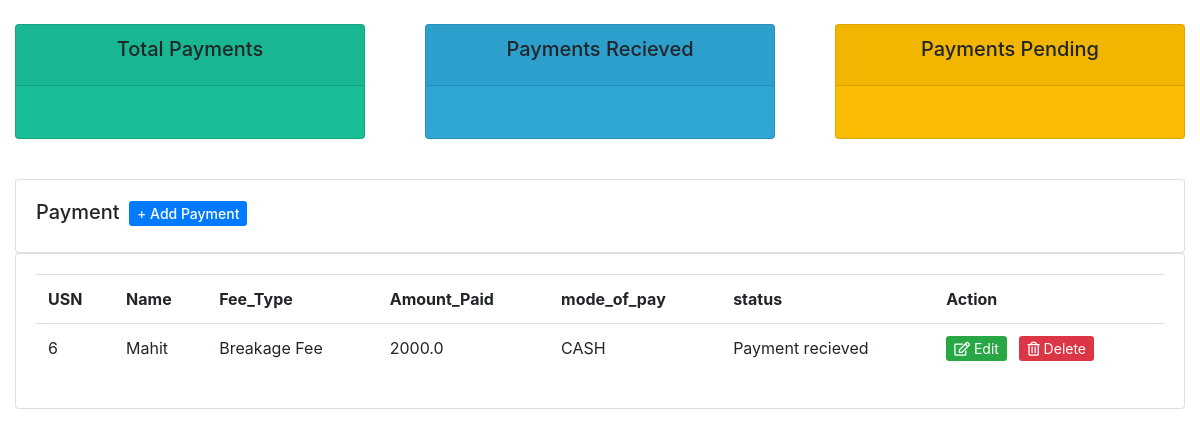
/payment/, run on an earlier commit of the app's database.
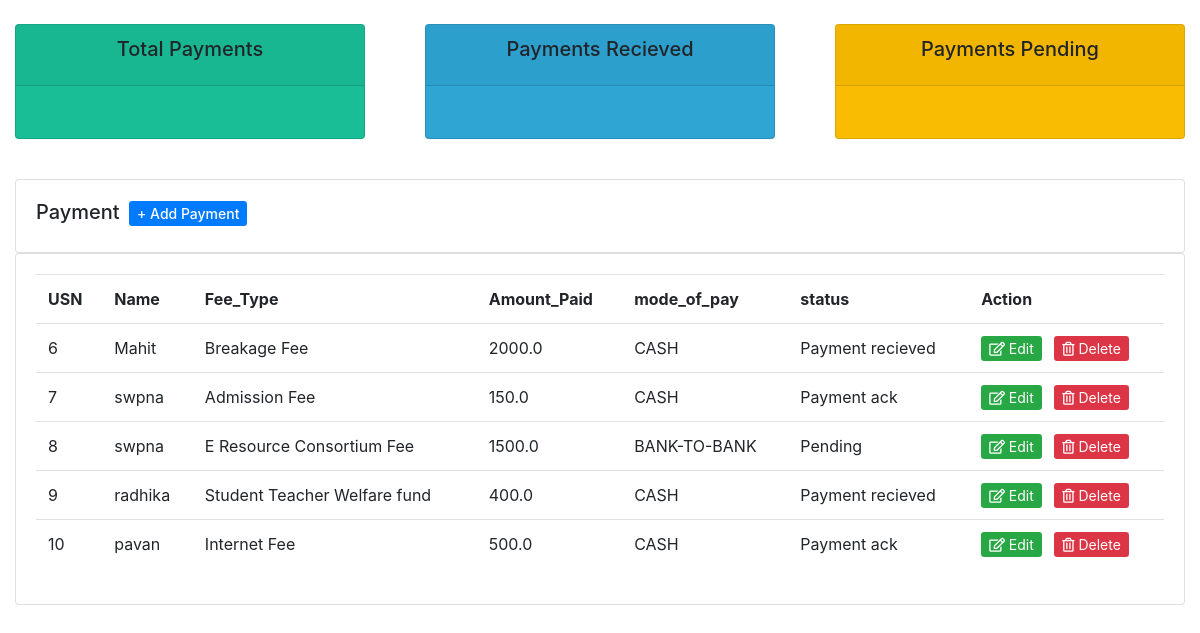
And on a later commit of the database.
### accounts/models.py (models this page shows, shortened)
class Payment(models.Model):
	STATUS = (
		('Pending', 'Pending'),
		('Payment recieved', 'recieved'),
		('Payment ack', 'Payment ack'),
		)
	MODE_OF_PAYMENT = (
		('NEFT','NEFT'),
		('BANK-TO-BANK','BANK-TO-BANK'),
		('NETBANKING','NETBANKING'),
		('CASH','CASH'),
		)
	student = models.ForeignKey(Student, null=True, on_delete= models.SET_NULL)
	fee = models.ForeignKey(Fee, null=True, on_delete= models.SET_NULL)
	amount_paid = models.FloatField()
	mode_payment = models.CharField(max_length=25, choices=MODE_OF_PAYMENT)
	date_created = models.DateTimeField(auto_now_add=True, null=True)
	status = models.CharField(max_length=200, null=True, choices=STATUS)

class Student(models.Model):
	BRANCH = (
		('CSE','CSE'),
		('ISE','ISE'),
		('ME','ME'),
		('CVE','CVE'),
		('ECE','ECE'),
		('EEE','EEE'),
		('Aeronautical/ Aerospace Eng','AE'),
		('Artificial Intelligence Eng','AIE'),
		)
	CATEGORY1 = (
		('KCET','KCET'),
		('COMEDK','COMEDK'),
		('MANAGEMENT','MANAGEMENT')
		)
	EDUCATIONAL_LEVEL = (
		('12','12'),
		('DIPLOMA','DIPLOMA'),
		)
	name = models.CharField(max_length=200, null=True)
	phone = models.CharField(max_length=200, null=True)
	email = models.CharField(max_length=200, null=True)
	ad_date = models.DateField()
	batch = models.CharField(max_length=10)
	branch = models.CharField(max_length=50, choices=BRANCH)
	sem = models.CharField(max_length=5)
	date_created = models.DateTimeField(auto_now_add=True, null=True)
	category = models.CharField(max_length=20, choices=CATEGORY1)
	ed_level = models.CharField(max_length=20, choices=EDUCATIONAL_LEVEL)

class Fee(models.Model):
	CATEGORY = (
		('Tuition_Fee','Tuition_Fee'),
		('Miscellaneous_Fee','Miscellaneous_Fee'),
		('University_Fee','University_Fee'),
		)
	name = models.CharField(max_length=200, null=True)
	amount = models.FloatField(null=True)
	category = models.CharField(max_length=200, null=True, choices=CATEGORY)
	description = models.CharField(max_length=200, null=True, blank=True)
	date_created = models.DateTimeField(auto_now_add=True, null=True)
	tags = models.ManyToManyField(Tag)
	"""
	course = models.CharField(max_length=50, choices=COURSE)
	college_type = models.CharField(max_length=50, choices=COLLEGE_TYPE)
	entry = models.CharField(max_length=20, choices=ENTRY)
	quota = models.CharField(max_length=50, choices=QUOTA)
	amount = models.FloatField()
	date_created = models.DateTimeField(auto_now_add=True)
	ayear = models.DateField()

	"""

### accounts/views.py (the view)
# urls.py: path('payment/', views.payment, name = 'payment'),
def payment(request):
	payments = Payment.objects.all()
	return render(request, 'accounts/payment.html', {'payments':payments} )

### accounts/templates/accounts/payment.html
{% extends 'accounts/main.html' %}
{% block content %}
	<br>
		<div class="row">
			<div class="col-md">
				<div class="card card-body">
					<h5>Payment
						<span class="pl-1"><a class="btn-sm btn-primary" href="" title="">+ Add Payment</a></span>
					</h5>
				</div>
				<div class="card card-body">
					<table class="table">
						<tr>
							<th>USN</th>
							<th>Name</th>
							<th>Fee_Type</th>
							<th>Amount_Paid</th>
							<th>mode_of_pay</th>
							<th>status</th>
							<th>Action</th>
						</tr>
						{% for i in payments %}
							<tr>
								<td>{{i.id}}</td>
								<td>{{i.student.name}}</td>
								<td>{{i.fee.name}}</td>
								<td>{{i.amount_paid}}</td>
								<td>{{i.mode_payment}}</td>
								<td>{{i.status}}</td>
								<td><a class="btn-sm btn-success" href="">
									<i class="far fa-edit"></i> Edit</a>
									<span class="pl-2"><a class="btn-sm btn-danger" href="#">
  										<i class="far fa-trash-alt"></i> Delete</a>
  									</span>
  								</td>
							</tr>
						{% endfor %}
					</table>
				</div>
			</div>
		</div>
{% endblock %}

### accounts/templates/accounts/main.html (shortened to what this page needs)
{% load static %}
<!DOCTYPE html>
<html>
<head>
<link rel="stylesheet" href="https://cdn.jsdelivr.net/npm/bootstrap@4.5.3/dist/css/bootstrap.min.css">
<link rel="stylesheet" href="https://use.fontawesome.com/releases/v5.7.0/css/all.css">
<link rel="stylesheet" type="text/css" href="{% static '/css/status.css' %}">
</head>
<body>
	{% include 'accounts/status.html' %}
	<div class="container-fluid" id="main">
		{% block content %}
		{% endblock %}
	</div>
</body>
</html>

### accounts/templates/accounts/status.html (shortened to what this page needs)
<br>
<div class="row">
	<div class="col">
		<div class="col-md">
			<div class="card text-center mb-3" id="total-students">
			  	<div class="card-header">
			  		<h5 class="card-title">Total Payments</h5>
			  	</div>
			  	<div class="card-body">
			  	</div>
			</div>
		</div>
	</div>
	<div class="col">
		<div class="col-md">
			<div class="card text-center mb-3" id="students-paid">
			  	<div class="card-header">
			  		<h5 class="card-title">Payments Recieved</h5>
			  	</div>
			  	<div class="card-body">
			  	</div>
			</div>
		</div>
	</div>
	<div class="col">
		<div class="col-md">
			<div class="card text-center mb-3" id="pay-pending">
			  	<div class="card-header">
			  		<h5 class="card-title">Payments Pending</h5>
			  	</div>
			  	<div class="card-body">
			  	</div>
			</div>
		</div>
	</div>
</div>

### static/css/status.css (style rules this page uses)
#total-students { background: #19bd96; }
#students-paid { background: #2fa5d4; }
#pay-pending { background: #fabc02; }

What changed in the data, as far as the page shows it:
added Payment: id "7", student.name "swpna", fee.name "Admission Fee", amount_paid "150.0", mode_payment "CASH", status "Payment ack"
added Payment: id "8", student.name "swpna", fee.name "E Resource Consortium Fee", amount_paid "1500.0", mode_payment "BANK-TO-BANK", status "Pending"
added Payment: id "9", student.name "radhika", fee.name "Student Teacher Welfare fund", amount_paid "400.0", mode_payment "CASH", status "Payment recieved"
added Payment: id "10", student.name "pavan", fee.name "Internet Fee", amount_paid "500.0", mode_payment "CASH", status "Payment ack"
